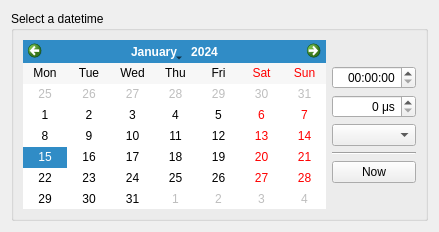
<?xml version="1.0" encoding="UTF-8"?>
<ui version="4.0">
 <class>wdgDatetime</class>
 <widget class="QWidget" name="wdgDatetime">
  <property name="geometry">
   <rect>
    <x>0</x>
    <y>0</y>
    <width>439</width>
    <height>232</height>
   </rect>
  </property>
  <layout class="QHBoxLayout" name="horizontalLayout">
   <item>
    <widget class="QGroupBox" name="grp">
     <property name="title">
      <string>Select a datetime</string>
     </property>
     <layout class="QVBoxLayout" name="verticalLayout_4">
      <item>
       <layout class="QHBoxLayout" name="horizontalLayout_2">
        <item>
         <widget class="QCalendarWidget" name="teDate">
          <property name="firstDayOfWeek">
           <enum>Qt::Monday</enum>
          </property>
          <property name="verticalHeaderFormat">
           <enum>QCalendarWidget::NoVerticalHeader</enum>
          </property>
         </widget>
        </item>
        <item>
         <layout class="QVBoxLayout" name="verticalLayout_2">
          <item>
           <spacer name="verticalSpacer_3">
            <property name="orientation">
             <enum>Qt::Vertical</enum>
            </property>
            <property name="sizeHint" stdset="0">
             <size>
              <width>20</width>
              <height>40</height>
             </size>
            </property>
           </spacer>
          </item>
          <item>
           <layout class="QVBoxLayout" name="verticalLayout">
            <item>
             <widget class="QTimeEdit" name="teTime">
              <property name="toolTip">
               <string>Select a time</string>
              </property>
              <property name="alignment">
               <set>Qt::AlignRight|Qt::AlignTrailing|Qt::AlignVCenter</set>
              </property>
              <property name="displayFormat">
               <string>HH:mm:ss</string>
              </property>
             </widget>
            </item>
            <item>
             <widget class="QSpinBox" name="teMicroseconds">
              <property name="toolTip">
               <string>Select microseconds</string>
              </property>
              <property name="alignment">
               <set>Qt::AlignRight|Qt::AlignTrailing|Qt::AlignVCenter</set>
              </property>
              <property name="suffix">
               <string> μs</string>
              </property>
              <property name="maximum">
               <number>999999</number>
              </property>
             </widget>
            </item>
            <item>
             <widget class="QComboBox" name="cmbZone"/>
            </item>
           </layout>
          </item>
          <item>
           <widget class="Line" name="line">
            <property name="orientation">
             <enum>Qt::Horizontal</enum>
            </property>
           </widget>
          </item>
          <item>
           <widget class="QPushButton" name="cmdNow">
            <property name="toolTip">
             <string>Set current time</string>
            </property>
            <property name="text">
             <string>Now</string>
            </property>
           </widget>
          </item>
          <item>
           <spacer name="verticalSpacer_4">
            <property name="orientation">
             <enum>Qt::Vertical</enum>
            </property>
            <property name="sizeHint" stdset="0">
             <size>
              <width>20</width>
              <height>40</height>
             </size>
            </property>
           </spacer>
          </item>
         </layout>
        </item>
       </layout>
      </item>
     </layout>
    </widget>
   </item>
  </layout>
 </widget>
 <resources/>
 <connections/>
</ui>
